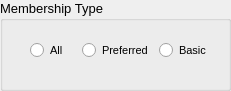
        <widget class="QGroupBox" name="reportsMembershipTypeGroupBox">
         <property name="geometry">
          <rect>
           <x>10</x>
           <y>130</y>
           <width>231</width>
           <height>91</height>
          </rect>
         </property>
         <property name="font">
          <font>
           <pointsize>10</pointsize>
          </font>
         </property>
         <property name="title">
          <string>Membership Type</string>
         </property>
         <widget class="QWidget" name="layoutWidget_3">
          <property name="geometry">
           <rect>
            <x>30</x>
            <y>30</y>
            <width>181</width>
            <height>41</height>
           </rect>
          </property>
          <layout class="QHBoxLayout" name="horizontalLayout_7">
           <item>
            <widget class="QRadioButton" name="reportsAllMembersRadioButton">
             <property name="font">
              <font>
               <pointsize>8</pointsize>
              </font>
             </property>
             <property name="text">
              <string>All</string>
             </property>
            </widget>
           </item>
           <item>
            <widget class="QRadioButton" name="reportsPreferredMembersRadioButton">
             <property name="font">
              <font>
               <pointsize>8</pointsize>
              </font>
             </property>
             <property name="text">
              <string>Preferred</string>
             </property>
            </widget>
           </item>
           <item>
            <widget class="QRadioButton" name="reportsBasicMembersRadioButton">
             <property name="font">
              <font>
               <pointsize>8</pointsize>
              </font>
             </property>
             <property name="text">
              <string>Basic</string>
             </property>
            </widget>
           </item>
          </layout>
         </widget>
        </widget>
